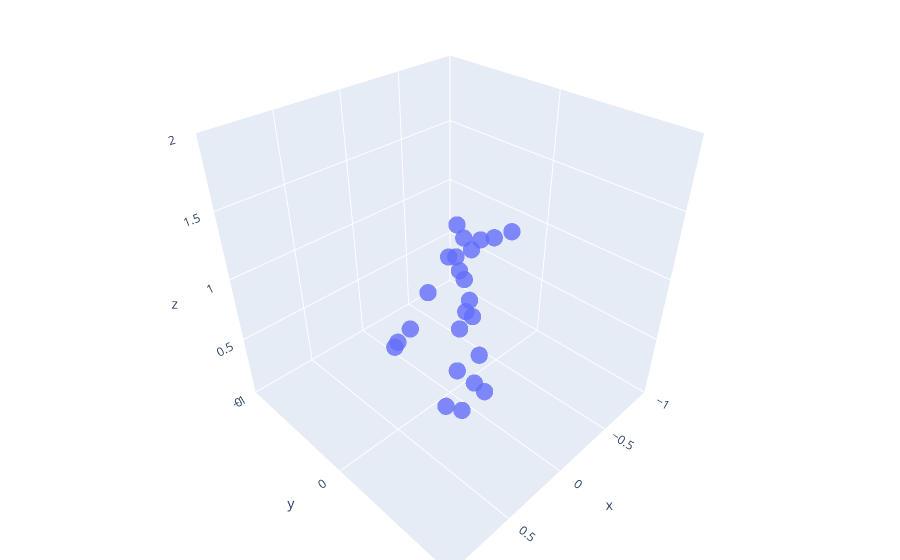

The notebook cell this image was saved under:
### Code cell
frame_idx = 379
joints = go.Scatter3d(
    x=useful_poses[frame_idx, :, 0],  
    y=useful_poses[frame_idx, :, 1],  
    z=useful_poses[frame_idx, :, 2], 
    mode='markers',
    marker={
        'size': 6,
        'opacity': 0.8,
    }
)

layout = go.Layout(
        margin={'l': 0, 'r': 0, 'b': 0, 't': 0},
        scene = dict(
            xaxis = dict(title="x", range = [-1,1]),
            yaxis = dict(title="y", range = [-1,1]),
            zaxis = dict(title="z", range = [0,2]),
            aspectratio=dict(x=1, y=1, z=1)
    ))

fig = go.Figure(data=[joints], layout=layout)
# plotly.offline.iplot(fig)
fig.show()

### Figure 1 — Plotly figure (JSON) as saved in the notebook; plotly's stock layout.template omitted (floating-point values rounded to 4 significant figures)
{"data": [{"marker": {"opacity": 0.8, "size": 6}, "mode": "markers", "type": "scatter3d", "x": [0.04809, 0.1148, -0.02785, 0.04724, 0.1267, -0.09237, 0.05666, 0.1024, -0.1472, 0.06035, 0.1398, -0.1727, 0.02784, 0.1173, -0.03951, 0.02777, 0.1983, -0.1389, 0.4227, -0.3537, 0.6303, -0.5873, 0.7225, 0.7472], "y": [0.1861, 0.1978, 0.1751, 0.2159, 0.1919, 0.1863, 0.1772, 0.2161, 0.2006, 0.1396, 0.097, 0.07593, 0.1407, 0.1632, 0.1428, 0.08333, 0.1845, 0.1259, 0.2458, 0.05116, 0.321, 0.00544, 0.3202, 0.3227], "z": [0.873, 0.7779, 0.785, 0.9788, 0.4236, 0.4201, 1.121, 0.05208, 0.04695, 1.17, 0.03262, 0.02979, 1.39, 1.309, 1.278, 1.457, 1.355, 1.298, 1.248, 1.186, 1.148, 1.113, 1.109, 1.09]}], "layout": {"margin": {"b": 0, "l": 0, "r": 0, "t": 0}, "scene": {"aspectratio": {"x": 1, "y": 1, "z": 1}, "xaxis": {"range": [-1, 1], "title": {"text": "x"}}, "yaxis": {"range": [-1, 1], "title": {"text": "y"}}, "zaxis": {"range": [0, 2], "title": {"text": "z"}}}}}
